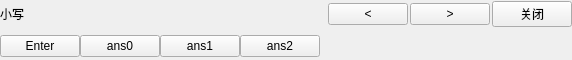
  <widget class="QWidget" name="widgetTop" native="true">
   <property name="geometry">
    <rect>
     <x>10</x>
     <y>10</y>
     <width>572</width>
     <height>60</height>
    </rect>
   </property>
   <property name="styleSheet">
    <string notr="true">border-width:0px;</string>
   </property>
   <layout class="QVBoxLayout" name="verticalLayout">
    <property name="spacing">
     <number>6</number>
    </property>
    <property name="leftMargin">
     <number>0</number>
    </property>
    <property name="topMargin">
     <number>0</number>
    </property>
    <property name="rightMargin">
     <number>0</number>
    </property>
    <property name="bottomMargin">
     <number>0</number>
    </property>
    <item>
     <layout class="QHBoxLayout" name="lay1">
      <property name="spacing">
       <number>2</number>
      </property>
      <item>
       <widget class="QLabel" name="labInfo">
        <property name="sizePolicy">
         <sizepolicy hsizetype="Preferred" vsizetype="Minimum">
          <horstretch>0</horstretch>
          <verstretch>0</verstretch>
         </sizepolicy>
        </property>
        <property name="minimumSize">
         <size>
          <width>0</width>
          <height>25</height>
         </size>
        </property>
        <property name="text">
         <string>小写</string>
        </property>
       </widget>
      </item>
      <item>
       <widget class="QLabel" name="labPY">
        <property name="sizePolicy">
         <sizepolicy hsizetype="Expanding" vsizetype="Preferred">
          <horstretch>0</horstretch>
          <verstretch>0</verstretch>
         </sizepolicy>
        </property>
        <property name="text">
         <string/>
        </property>
        <property name="alignment">
         <set>Qt::AlignCenter</set>
        </property>
       </widget>
      </item>
      <item>
       <widget class="QPushButton" name="btnPre">
        <property name="focusPolicy">
         <enum>Qt::NoFocus</enum>
        </property>
        <property name="styleSheet">
         <string notr="true"/>
        </property>
        <property name="text">
         <string>&lt;</string>
        </property>
       </widget>
      </item>
      <item>
       <widget class="QPushButton" name="btnNext">
        <property name="focusPolicy">
         <enum>Qt::NoFocus</enum>
        </property>
        <property name="styleSheet">
         <string notr="true"/>
        </property>
        <property name="text">
         <string>&gt;</string>
        </property>
       </widget>
      </item>
      <item>
       <widget class="QPushButton" name="btnClose">
        <property name="focusPolicy">
         <enum>Qt::NoFocus</enum>
        </property>
        <property name="styleSheet">
         <string notr="true"/>
        </property>
        <property name="text">
         <string>关闭</string>
        </property>
       </widget>
      </item>
     </layout>
    </item>
    <item>
     <layout class="QHBoxLayout" name="lay2">
      <property name="spacing">
       <number>0</number>
      </property>
      <item>
       <widget class="QPushButton" name="Enter">
        <property name="text">
         <string>Enter</string>
        </property>
       </widget>
      </item>
      <item>
       <widget class="QPushButton" name="ans0">
        <property name="text">
         <string>ans0</string>
        </property>
       </widget>
      </item>
      <item>
       <widget class="QPushButton" name="ans1">
        <property name="text">
         <string>ans1</string>
        </property>
       </widget>
      </item>
      <item>
       <widget class="QPushButton" name="ans2">
        <property name="text">
         <string>ans2</string>
        </property>
       </widget>
      </item>
      <item>
       <widget class="QLabel" name="labCh0">
        <property name="sizePolicy">
         <sizepolicy hsizetype="Preferred" vsizetype="Fixed">
          <horstretch>0</horstretch>
          <verstretch>0</verstretch>
         </sizepolicy>
        </property>
        <property name="minimumSize">
         <size>
          <width>0</width>
          <height>25</height>
         </size>
        </property>
        <property name="text">
         <string/>
        </property>
        <property name="alignment">
         <set>Qt::AlignCenter</set>
        </property>
       </widget>
      </item>
      <item>
       <widget class="QLabel" name="labCh1">
        <property name="sizePolicy">
         <sizepolicy hsizetype="Preferred" vsizetype="Fixed">
          <horstretch>0</horstretch>
          <verstretch>0</verstretch>
         </sizepolicy>
        </property>
        <property name="minimumSize">
         <size>
          <width>0</width>
          <height>25</height>
         </size>
        </property>
        <property name="text">
         <string/>
        </property>
        <property name="alignment">
         <set>Qt::AlignCenter</set>
        </property>
       </widget>
      </item>
      <item>
       <widget class="QLabel" name="labCh2">
        <property name="sizePolicy">
         <sizepolicy hsizetype="Preferred" vsizetype="Fixed">
          <horstretch>0</horstretch>
          <verstretch>0</verstretch>
         </sizepolicy>
        </property>
        <property name="minimumSize">
         <size>
          <width>0</width>
          <height>25</height>
         </size>
        </property>
        <property name="text">
         <string/>
        </property>
        <property name="alignment">
         <set>Qt::AlignCenter</set>
        </property>
       </widget>
      </item>
      <item>
       <widget class="QLabel" name="labCh3">
        <property name="sizePolicy">
         <sizepolicy hsizetype="Preferred" vsizetype="Fixed">
          <horstretch>0</horstretch>
          <verstretch>0</verstretch>
         </sizepolicy>
        </property>
        <property name="minimumSize">
         <size>
          <width>0</width>
          <height>25</height>
         </size>
        </property>
        <property name="text">
         <string/>
        </property>
        <property name="alignment">
         <set>Qt::AlignCenter</set>
        </property>
       </widget>
      </item>
      <item>
       <widget class="QLabel" name="labCh4">
        <property name="sizePolicy">
         <sizepolicy hsizetype="Preferred" vsizetype="Fixed">
          <horstretch>0</horstretch>
          <verstretch>0</verstretch>
         </sizepolicy>
        </property>
        <property name="minimumSize">
         <size>
          <width>0</width>
          <height>25</height>
         </size>
        </property>
        <property name="text">
         <string/>
        </property>
        <property name="alignment">
         <set>Qt::AlignCenter</set>
        </property>
       </widget>
      </item>
      <item>
       <widget class="QLabel" name="labCh5">
        <property name="sizePolicy">
         <sizepolicy hsizetype="Preferred" vsizetype="Fixed">
          <horstretch>0</horstretch>
          <verstretch>0</verstretch>
         </sizepolicy>
        </property>
        <property name="minimumSize">
         <size>
          <width>0</width>
          <height>25</height>
         </size>
        </property>
        <property name="text">
         <string/>
        </property>
        <property name="alignment">
         <set>Qt::AlignCenter</set>
        </property>
       </widget>
      </item>
      <item>
       <widget class="QLabel" name="labCh6">
        <property name="sizePolicy">
         <sizepolicy hsizetype="Preferred" vsizetype="Fixed">
          <horstretch>0</horstretch>
          <verstretch>0</verstretch>
         </sizepolicy>
        </property>
        <property name="minimumSize">
         <size>
          <width>0</width>
          <height>25</height>
         </size>
        </property>
        <property name="text">
         <string/>
        </property>
        <property name="alignment">
         <set>Qt::AlignCenter</set>
        </property>
       </widget>
      </item>
      <item>
       <widget class="QLabel" name="labCh7">
        <property name="sizePolicy">
         <sizepolicy hsizetype="Preferred" vsizetype="Fixed">
          <horstretch>0</horstretch>
          <verstretch>0</verstretch>
         </sizepolicy>
        </property>
        <property name="minimumSize">
         <size>
          <width>0</width>
          <height>25</height>
         </size>
        </property>
        <property name="text">
         <string/>
        </property>
        <property name="alignment">
         <set>Qt::AlignCenter</set>
        </property>
       </widget>
      </item>
      <item>
       <widget class="QLabel" name="labCh8">
        <property name="sizePolicy">
         <sizepolicy hsizetype="Preferred" vsizetype="Fixed">
          <horstretch>0</horstretch>
          <verstretch>0</verstretch>
         </sizepolicy>
        </property>
        <property name="minimumSize">
         <size>
          <width>0</width>
          <height>25</height>
         </size>
        </property>
        <property name="text">
         <string/>
        </property>
        <property name="alignment">
         <set>Qt::AlignCenter</set>
        </property>
       </widget>
      </item>
      <item>
       <widget class="QLabel" name="labCh9">
        <property name="sizePolicy">
         <sizepolicy hsizetype="Preferred" vsizetype="Fixed">
          <horstretch>0</horstretch>
          <verstretch>0</verstretch>
         </sizepolicy>
        </property>
        <property name="minimumSize">
         <size>
          <width>0</width>
          <height>25</height>
         </size>
        </property>
        <property name="text">
         <string/>
        </property>
        <property name="alignment">
         <set>Qt::AlignCenter</set>
        </property>
       </widget>
      </item>
     </layout>
    </item>
   </layout>
  </widget>
